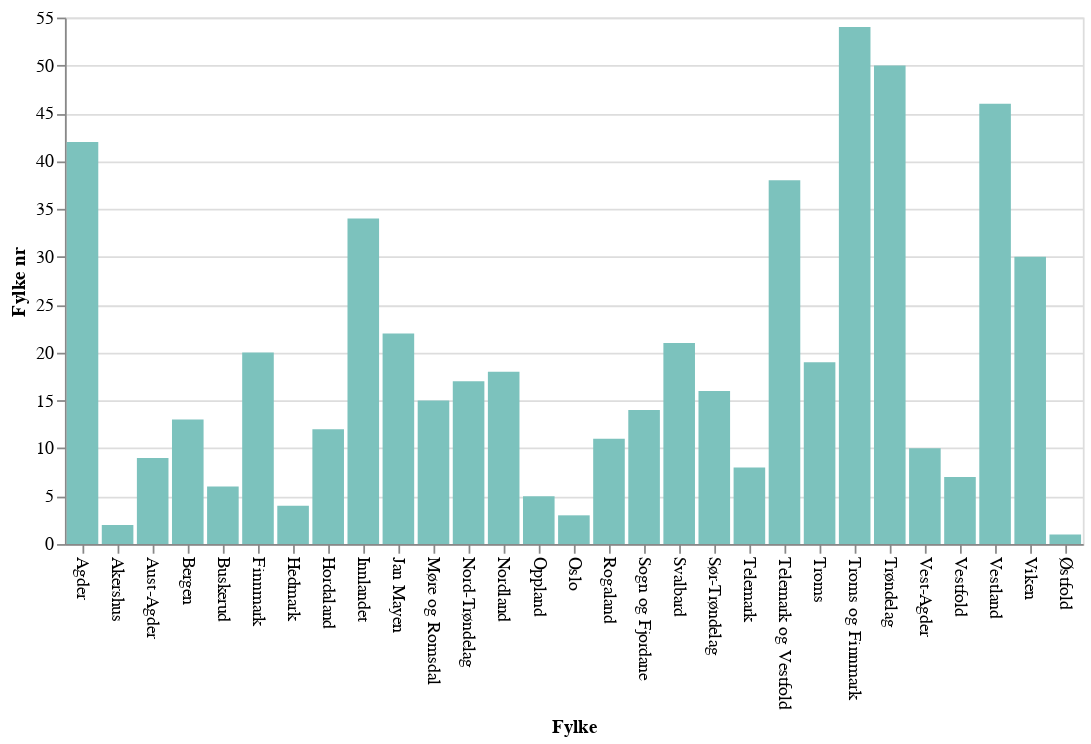

The notebook cell saved with this chart:
### Markdown cell above
### Altair

### Code cell
fig = alt.Chart(df).mark_bar(color='rgba(124,194,189,1)').encode(
    y=alt.Y('Fylkenr:Q', axis=alt.Axis(title='Fylke nr')),
    x=alt.X('Fylkenavn:O', axis=alt.Axis(title='Fylke', labelAngle=90, grid=False)),
    tooltip =[alt.Tooltip('Fylkenr:Q', title='Dato'), alt.Tooltip('Fylkenavn:O', title='Fylke')],
)

fig

### Figure 1 — Vega-Lite specification as saved in the notebook (floating-point values rounded to 4 significant figures)
{"config": {"view": {"continuousWidth": 400, "continuousHeight": 300}}, "data": {"name": "data-55f5954e401eb1a20e3b47163e0b6df3"}, "mark": {"type": "bar", "color": "rgba(124,194,189,1)"}, "encoding": {"tooltip": [{"type": "quantitative", "field": "Fylkenr", "title": "Dato"}, {"type": "ordinal", "field": "Fylkenavn", "title": "Fylke"}], "x": {"type": "ordinal", "axis": {"grid": false, "labelAngle": 90, "title": "Fylke"}, "field": "Fylkenavn"}, "y": {"type": "quantitative", "axis": {"title": "Fylke nr"}, "field": "Fylkenr"}}, "$schema": "https://vega.github.io/schema/vega-lite/v4.8.1.json", "datasets": {"data-55f5954e401eb1a20e3b47163e0b6df3": [{"Fylkenr": 1, "Fylkenavn": "Østfold", "Tidligere": null}, {"Fylkenr": 2, "Fylkenavn": "Akershus", "Tidligere": null}, {"Fylkenr": 3, "Fylkenavn": "Oslo", "Tidligere": null}, {"Fylkenr": 4, "Fylkenavn": "Hedmark", "Tidligere": null}, {"Fylkenr": 5, "Fylkenavn": "Oppland", "Tidligere": null}, {"Fylkenr": 6, "Fylkenavn": "Buskerud", "Tidligere": null}, {"Fylkenr": 7, "Fylkenavn": "Vestfold", "Tidligere": null}, {"Fylkenr": 8, "Fylkenavn": "Telemark", "Tidligere": null}, {"Fylkenr": 9, "Fylkenavn": "Aust-Agder", "Tidligere": null}, {"Fylkenr": 10, "Fylkenavn": "Vest-Agder", "Tidligere": null}, {"Fylkenr": 11, "Fylkenavn": "Rogaland", "Tidligere": null}, {"Fylkenr": 12, "Fylkenavn": "Hordaland", "Tidligere": null}, {"Fylkenr": 13, "Fylkenavn": "Bergen", "Tidligere": null}, {"Fylkenr": 14, "Fylkenavn": "Sogn og Fjordane", "Tidligere": null}, {"Fylkenr": 15, "Fylkenavn": "Møre og Romsdal", "Tidligere": null}, {"Fylkenr": 16, "Fylkenavn": "Sør-Trøndelag", "Tidligere": null}, {"Fylkenr": 17, "Fylkenavn": "Nord-Trøndelag", "Tidligere": null}, {"Fylkenr": 18, "Fylkenavn": "Nordland", "Tidligere": null}, {"Fylkenr": 19, "Fylkenavn": "Troms", "Tidligere": null}, {"Fylkenr": 20, "Fylkenavn": "Finnmark", "Tidligere": null}, {"Fylkenr": 21, "Fylkenavn": "Svalbard", "Tidligere": null}, {"Fylkenr": 22, "Fylkenavn": "Jan Mayen", "Tidligere": null}, {"Fylkenr": 30, "Fylkenavn": "Viken", "Tidligere": "01,02,06"}, {"Fylkenr": 34, "Fylkenavn": "Innlandet", "Tidligere": "05,06"}, {"Fylkenr": 38, "Fylkenavn": "Telemark og Vestfold", "Tidligere": "07,08"}, {"Fylkenr": 42, "Fylkenavn": "Agder", "Tidligere": "09,10"}, {"Fylkenr": 46, "Fylkenavn": "Vestland", "Tidligere": "12,14"}, {"Fylkenr": 50, "Fylkenavn": "Trøndelag", "Tidligere": "16,16"}, {"Fylkenr": 54, "Fylkenavn": "Troms og Finnmark", "Tidligere": "19,20"}]}}
